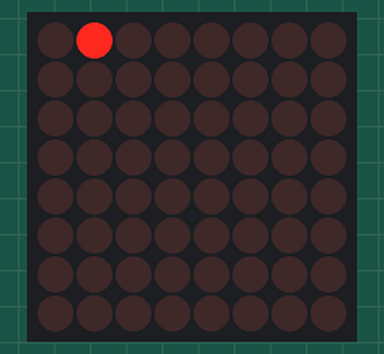
Simulated run of this sketch. Board: Arduino Uno, built with avr-gcc and run on an emulated ATmega328P. Shown: 8×8 LED matrix.

Above: at 0.05 s.
At 0.75 s:
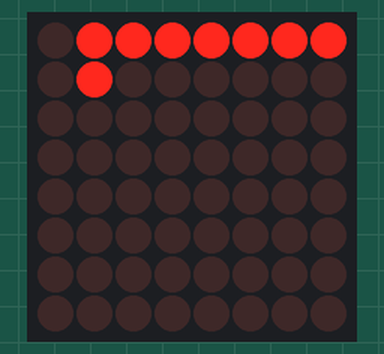
At 1.55 s:
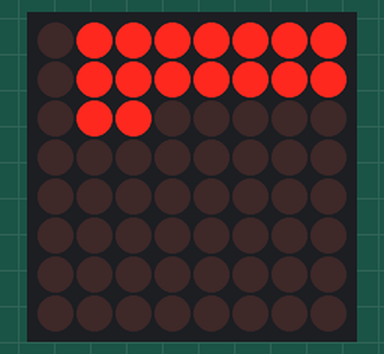
At 3.05 s:
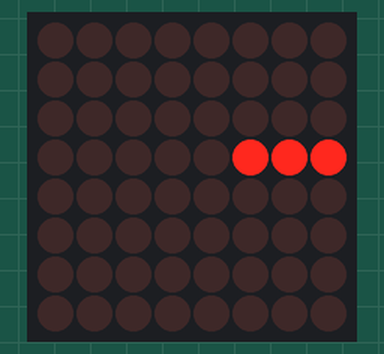
At 4.55 s:
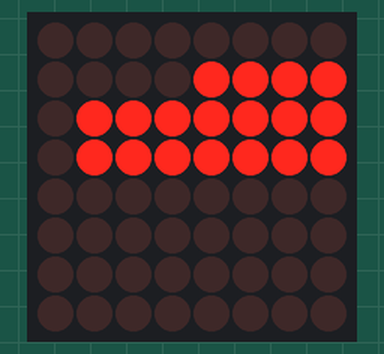
At 6.16 s:
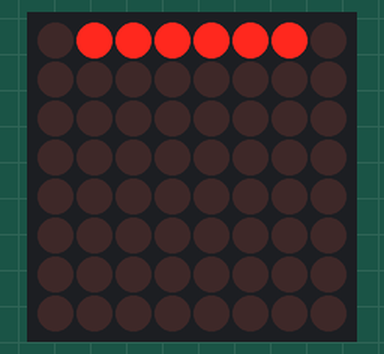

Measured:
- by itself, everything shown: repeats every 5.6 s, in 56 steps

The sketch:

sketch_display.ino
```cpp
#include "LedControl.h"

LedControl ledControl = LedControl(12, 10, 11, 1);

void setup() {
  //Инициируем MAX7219
  ledControl.shutdown(0, false); // включаем дисплей энергосбережение дисплей
  ledControl.setIntensity(0, 8); // устанавливаем яркость (0-минимум, 15-максимум)
  ledControl.clearDisplay(0);// очищаем дисплей
}

void loop() {

  for(int i = 0; i <= 3; i++){
    for(int j = 1; j <= 7; j++){
      ledControl.setLed(0,i,j,true);
      delay(100);
    }
  }
  ledControl.clearDisplay(0);
  for(int i = 3; i >= 0; i--){
    for(int j = 7; j >= 1; j--){
      ledControl.setLed(0,i,j,true);
      delay(100);
    }
  }
  ledControl.clearDisplay(0);
}
```
